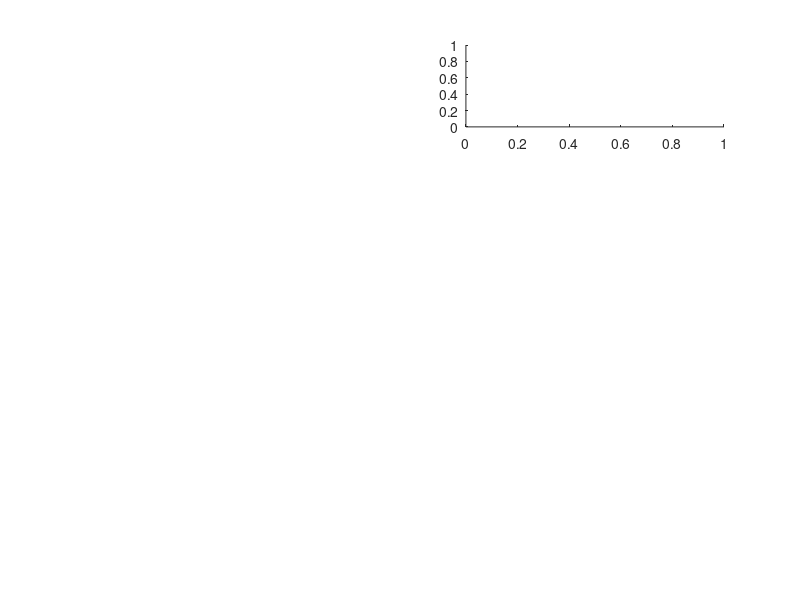

MATLAB code to generate this figure: (Note: this script raises an error after producing the figure.)
function [bb] = vertical_cross()

T       = 1800;  % secs
sigma   = 1;     % multiplies reference value \sigma_0 i.e. sigma = 3 means sigma = 3 \sigma_0
scalar  = 128;
HL_bar   = 63.999;
HV_bar   = 6;
Ht_bar   = 1;
Scaler   = 128;

figure (1)

h(1)  =  subplot(4,2,2);
t     = 900;;
[ xx, zz, ww, bb ] = series_half_sinusoid_plots_3_copy_no_checks(HL_bar , HV_bar, Ht_bar, t, T, HL_bar * Scaler );
contourf(xx,zz,bb,10);
colorbar
caxis([-3 3]);
grid on
axis equal
x = sprintf('Potential Temperature (K)');
title(x);
ylabel('z / Ht');

h(2)  =  subplot(4,2,4);
t     = 1800;
[ xx, zz, ww, bb ] = series_half_sinusoid_plots_3_copy_no_checks(HL_bar , HV_bar, Ht_bar, t, T,HL_bar * Scaler  );
contourf(xx,zz,bb,10);
colorbar
caxis([-3 3]);
grid on
axis equal
ylabel('z / Ht');

h(3)  =  subplot(4,2,6) ;
t     = 2700;
[ xx, zz, ww, bb ] = series_half_sinusoid_plots_3_copy_no_checks(HL_bar , HV_bar, Ht_bar, t, T, HL_bar * Scaler);
contourf(xx,zz,bb,10);
colorbar
caxis([-3 3]);
grid on
axis equal
ylabel('z / Ht');

h(4)  =  subplot(4,2,8); 
t     = 3600;
[ xx, zz, ww, bb ] = series_half_sinusoid_plots_3_copy_no_checks(HL_bar , HV_bar, Ht_bar, t, T,  HL_bar * Scaler);
contourf(xx,zz,bb,10);
colorbar
caxis([-3 3]);
grid on
axis equal
xlabel('x / \sigma_0');
ylabel('z / Ht');
set(gca, 'XTick', [0:1:9 ])
set(gca, 'xticklabel', [0:10:90])

h(5)  =  subplot(4,2,1);
t     = 900;
[ xx, zz, ww, bb ] = series_half_sinusoid_plots_3_copy_no_checks(HL_bar , HV_bar, Ht_bar, t, T,  HL_bar * Scaler);
contourf(xx,zz,ww,10);
colorbar
caxis([-3 3]);
grid on
axis equal
x = sprintf('Vertical Velocity (m/s)');
title(x);
ylabel('z / Ht');

h(6)  =  subplot(4,2,3);
t     = 1800;
[ xx, zz, ww, bb ] = series_half_sinusoid_plots_3_copy_no_checks(HL_bar , HV_bar, Ht_bar, t, T, HL_bar * Scaler);
contourf(xx,zz,ww,10);
colorbar
caxis([-3 3]);
grid on
axis equal
ylabel('z / Ht');

h(7)  =  subplot(4,2,5) ;
t     = 2700;
[ xx, zz, ww, bb ] = series_half_sinusoid_plots_3_copy_no_checks(HL_bar , HV_bar, Ht_bar, t, T, HL_bar * Scaler );
contourf(xx,zz,ww,10);
colorbar
caxis([-3 3]);
grid on
axis equal
ylabel('z / Ht');

h(8)  =  subplot(4,2,7);
t     = 3600;
[ xx, zz, ww, bb ] = series_half_sinusoid_plots_3_copy_no_checks(HL_bar , HV_bar, Ht_bar, t, T,  HL_bar * Scaler);
contourf(xx,zz,ww,10);
colorbar
caxis([-3 3]);
grid on
axis equal
xlabel('x / \sigma_0');
ylabel('z / Ht');
set(gca, 'XTick', [0:1:9 ])
set(gca, 'xticklabel', [0:10:90])

linkaxes(h)
xlim([0  10])
ylim([0  6])


return 

